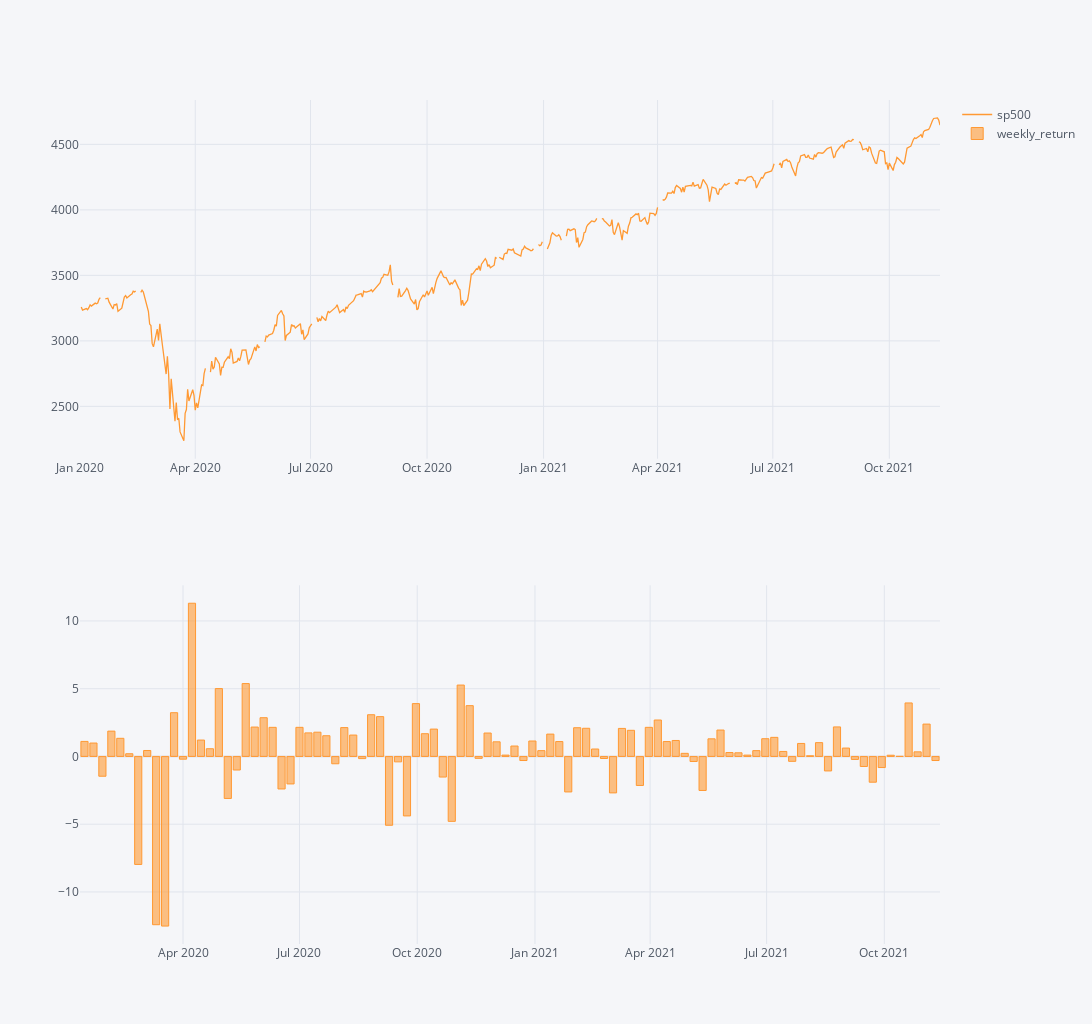

Here is the notebook cell this chart was saved with:
### Code cell
draw(DataReader('sp500', 'fred', '2020-01-01').sp500)

### Figure 1 — Plotly figure (JSON) as saved in the notebook; plotly's stock layout.template omitted (floating-point values rounded to 4 significant figures; data arrays with more than 128 entries replaced by an {"elided": "..."} marker saying what was removed)
{"data": [{"name": "sp500", "yaxis": "y", "text": "", "mode": "lines", "xaxis": "x", "y": {"elided": "486 mixed values"}, "x": {"elided": "486 str values"}, "line": {"color": "rgba(255, 153, 51, 1.0)", "dash": "solid", "shape": "linear", "width": 1.3}, "type": "scatter"}, {"name": "weekly_return", "yaxis": "y2", "text": "", "y": [1.11, 0.99, -1.46, 1.87, 1.34, 0.2, -7.97, 0.44, -12.42, -12.52, 3.23, -0.2, 11.31, 1.21, 0.57, 5.01, -3.1, -1, 5.38, 2.17, 2.86, 2.15, -2.4, -2.03, 2.15, 1.74, 1.79, 1.53, -0.54, 2.13, 1.58, -0.16, 3.08, 2.94, -5.08, -0.4, -4.39, 3.9, 1.68, 2.02, -1.52, -4.79, 5.27, 3.75, -0.14, 1.73, 1.08, 0.1, 0.77, -0.3, 1.14, 0.43, 1.65, 1.1, -2.62, 2.12, 2.08, 0.55, -0.15, -2.69, 2.07, 1.93, -2.14, 2.15, 2.69, 1.1, 1.18, 0.23, -0.37, -2.51, 1.3, 1.95, 0.29, 0.27, 0.1, 0.43, 1.31, 1.41, 0.37, -0.36, 0.96, 0.05, 1.02, -1.07, 2.18, 0.62, -0.22, -0.74, -1.9, -0.82, 0.09, 0.01, 3.95, 0.34, 2.39, -0.3], "xaxis": "x2", "marker": {"color": "rgba(255, 153, 51, 0.6)", "line": {"color": "rgba(255, 153, 51, 1.0)", "width": 1}}, "x": ["2020-01-15", "2020-01-22", "2020-01-29", "2020-02-05", "2020-02-12", "2020-02-19", "2020-02-26", "2020-03-04", "2020-03-11", "2020-03-18", "2020-03-25", "2020-04-01", "2020-04-08", "2020-04-15", "2020-04-22", "2020-04-29", "2020-05-06", "2020-05-13", "2020-05-20", "2020-05-27", "2020-06-03", "2020-06-10", "2020-06-17", "2020-06-24", "2020-07-01", "2020-07-08", "2020-07-15", "2020-07-22", "2020-07-29", "2020-08-05", "2020-08-12", "2020-08-19", "2020-08-26", "2020-09-02", "2020-09-09", "2020-09-16", "2020-09-23", "2020-09-30", "2020-10-07", "2020-10-14", "2020-10-21", "2020-10-28", "2020-11-04", "2020-11-11", "2020-11-18", "2020-11-25", "2020-12-02", "2020-12-09", "2020-12-16", "2020-12-23", "2020-12-30", "2021-01-06", "2021-01-13", "2021-01-20", "2021-01-27", "2021-02-03", "2021-02-10", "2021-02-17", "2021-02-24", "2021-03-03", "2021-03-10", "2021-03-17", "2021-03-24", "2021-03-31", "2021-04-07", "2021-04-14", "2021-04-21", "2021-04-28", "2021-05-05", "2021-05-12", "2021-05-19", "2021-05-26", "2021-06-02", "2021-06-09", "2021-06-16", "2021-06-23", "2021-06-30", "2021-07-07", "2021-07-14", "2021-07-21", "2021-07-28", "2021-08-04", "2021-08-11", "2021-08-18", "2021-08-25", "2021-09-01", "2021-09-08", "2021-09-15", "2021-09-22", "2021-09-29", "2021-10-06", "2021-10-13", "2021-10-20", "2021-10-27", "2021-11-03", "2021-11-10"], "type": "bar", "orientation": "v"}], "layout": {"xaxis": {"tickfont": {"color": "#4D5663"}, "domain": [0, 1], "title": {"text": "", "font": {"color": "#4D5663"}}, "showgrid": true, "zerolinecolor": "#E1E5ED", "gridcolor": "#E1E5ED", "anchor": "y"}, "title": {"font": {"color": "#4D5663"}}, "paper_bgcolor": "#F5F6F9", "plot_bgcolor": "#F5F6F9", "yaxis": {"tickfont": {"color": "#4D5663"}, "domain": [0.575, 1], "title": {"text": "", "font": {"color": "#4D5663"}}, "showgrid": true, "zerolinecolor": "#E1E5ED", "gridcolor": "#E1E5ED", "anchor": "x"}, "xaxis2": {"tickfont": {"color": "#4D5663"}, "domain": [0, 1], "title": {"text": "", "font": {"color": "#4D5663"}}, "showgrid": true, "zerolinecolor": "#E1E5ED", "gridcolor": "#E1E5ED", "anchor": "y2"}, "height": 1024, "width": 2448, "yaxis2": {"tickfont": {"color": "#4D5663"}, "domain": [0, 0.425], "title": {"text": "", "font": {"color": "#4D5663"}}, "showgrid": true, "zerolinecolor": "#E1E5ED", "gridcolor": "#E1E5ED", "anchor": "x2"}, "legend": {"bgcolor": "#F5F6F9", "font": {"color": "#4D5663"}}}}
